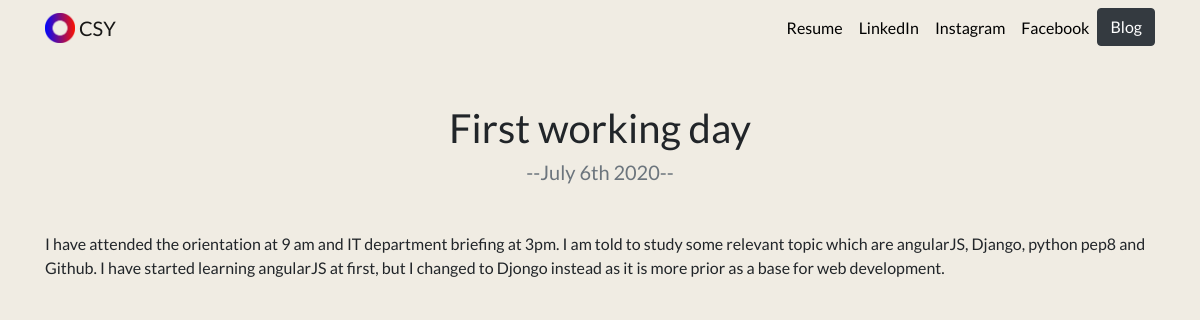
Page /blog/3/ on the committed database.
### blog/models.py (models this page shows, shortened)
class Blog (models.Model):
    title =  models.CharField (max_length = 100)
    date = models.DateField ()
    description = models.TextField ()

### blog/views.py (the view)
# urls.py: path('<int:blog_id>/', views.detail, name = 'detail')
def detail(request, blog_id):
    blog = get_object_or_404(Blog, pk=blog_id)
    return render(request, 'blog/detail.html', {'blog': blog})

### blog/templates/blog/detail.html
{% extends 'portfolio/base.html' %}
{% load static %}
{% block content %}
<h1 id="blog-detail-title" class="text-center mt-5">{{ blog.title }}</h1>
<h5 class="text-center text-muted mb-5">--{{ blog.date|date:'F jS Y'}}--</h5>
<p>{{ blog.description|safe}}</p>
{% endblock %}

### portfolio/static/portfolio/style.css (style rules this page uses)
body { font-family: 'Lato', sans-serif; background: #f0ece3; }

### rows in the picture
Blog: title "First working day", date "July 6th 2020", description "I have attended the orientation at 9 am and IT department briefing at 3pm. I am told to study some relevant topic which are angularJS, Django, python pep8 and Github. I have started learning angularJS at first, but I changed to Djongo instead as it is more prior as a base for web development."
